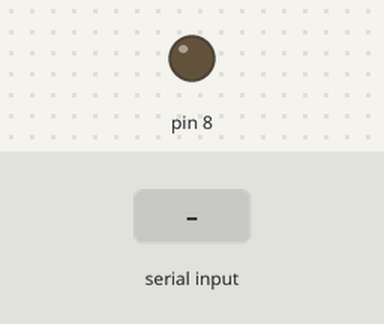
A sketch run on a simulated Arduino Uno, built with avr-gcc and run on an emulated ATmega328P. Parts: output pins drawn as LEDs (lit = HIGH). The test bench sets the inputs (shaded band).

Above: at 1.2 s.
1.3 s: "1" received over Serial
At 1.7 s:
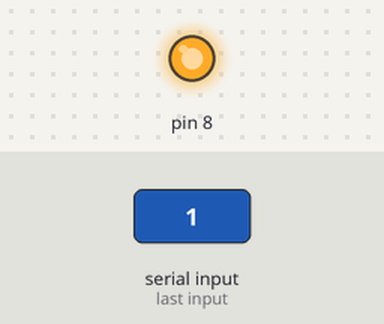
Timing chart, 0 to 4.3 s (numbered marks = the images above; inputs shaded):
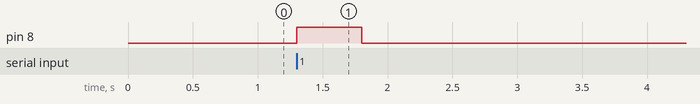

The sketch:

speech_recog.ino
```cpp
#include <SoftwareSerial.h>
void setup() {
  // put your setup code here, to run once:
  Serial.begin(9600); // Kết nối serial
  pinMode(8, OUTPUT); // Chân 8 nối với loa hoặc buzzer

}

void loop() {
  if (Serial.available() > 0) {
    char command = Serial.read(); // Đọc ký tự đầu tiên từ Python
    if (command == '1') {
      digitalWrite(8, HIGH);
      delay(500);
      digitalWrite(8, LOW);
    }
  }
}
```

Measured:
- after the input at 1.3 s, pin 8: LOW → HIGH at once, → LOW 0.50 s later
